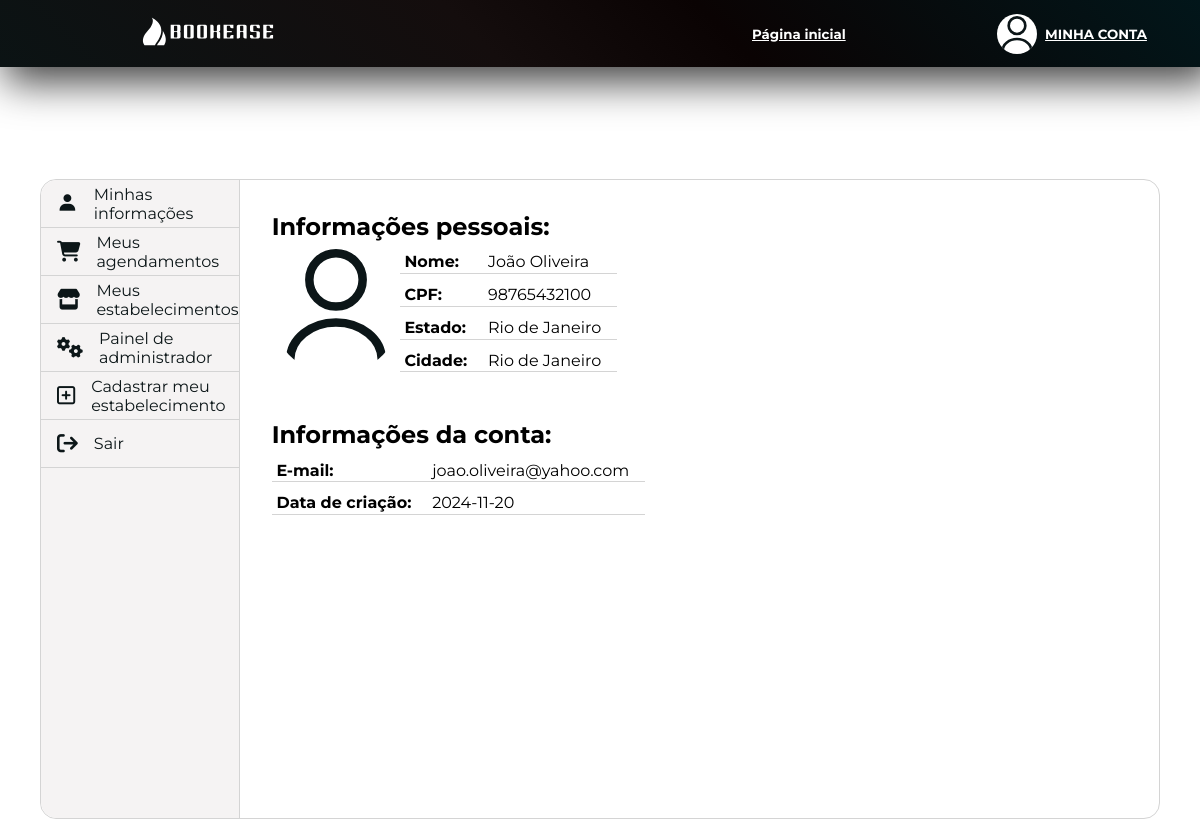
Page /view/myaccount.php (signed in) on the committed database.
### tables this page shows
CREATE TABLE users(
	id int auto_increment,
    cpf VARCHAR(11) UNIQUE,
    name VARCHAR(100),
    email VARCHAR(100) UNIQUE,
    phone VARCHAR(11) UNIQUE,
    state VARCHAR(80),
    city VARCHAR(80),
    password VARCHAR(100),
    user_type enum('user','admin','manager'),
    creation_date DATE,
    PRIMARY KEY(id)
);

### model/database_connect.php (called while the page is built, shortened)
<?php
class connect_database {
    protected $mysqli;
    protected $host = '127.0.0.1';
    protected $user = 'root';
    protected $password = '12345';
    protected $database = 'bookease';
    public function connect() {
        $this->mysqli = new mysqli($this->host, $this->user, $this->password, $this->database);
        $this->mysqli->set_charset('utf8');
    }
    public function consult($query) {
        try {
            if ($result = $this->mysqli->query($query)){
                $result = mysqli_fetch_assoc($result);
                return $result;
            }
            else {
                $this->rows_affected = 0;
                return null;
            }
        }
        catch (Exception $exc) {
            $this->disconnect();
        }
    }
}

### view/myaccount.php (the view, shortened to what this page needs)
<!DOCTYPE html>
<html lang="en">
<head>
    <link rel="stylesheet" href="/public/css/myaccount.css">
    <link rel="stylesheet" href="/public/css/components/red_button.css">
    <link rel="stylesheet" href="/public/css/components/header.css">
    <link href='https://unpkg.com/boxicons@2.1.4/css/boxicons.min.css' rel='stylesheet'>
</head>
<body>
    <?php
        require_once '../controller/categories_controller.php';
        include_once '../model/database_connect.php';
        $con = new connect_database();
        $con->connect();
        $query = "SELECT * FROM users WHERE email = '$_SESSION[login]';";
        $user = $con->consult($query);
        $establishments = get_my_establishments();
        $reserves = get_my_reserves();
    ?>
    <header>
        <div class="header">
            <div class="logo">
                <a href="/view/index.php">
                    <img src="/public/images/logos_horizontal/logo1_white.svg" alt="" class="logo_image">
                </a>
            </div>
            <div class="header_buttons">
                <div class="header_button">
                    <a href="../view/establishments.php">
                        Página inicial
                    </a>
                </div>
                <div class="account_pages">
                    <a href="/view/myaccount.php">
                        <img class="profile_picture" src="/public/images/profile_picture.svg" alt="">
                    </a>
                    <div>
                        <a href="/view/myaccount.php">
                            <span>MINHA CONTA</span>
                        </a>
                    </div>
                </div>
            </div>
        </div>
    </header>
    <main>
        <div class="main_content">
            <div class="aside_buttons">
                <a href="./myaccount.php" class="aside_button">
                    <i class='bx bxs-user'></i>
                    <span>Minhas informações</span>
                </a>
                <a href="?info=my_reserves" class="aside_button">
                    <i class="fa-solid fa-cart-shopping"></i>
                    <span>Meus agendamentos</span>
                </a>
                <?php
                    if($user['user_type'] != null) {
                        echo '
                            <a href="?info=my_establishments" class="aside_button">
                                <i class="fa-solid fa-store"></i>
                                <span>Meus estabelecimentos</span>
                            </a>
                        ';
                    }
                    if($user['user_type'] != null) {
                        echo '
                            <a href="#" class="aside_button">
                                <i class="fa-solid fa-gears"></i>
                                <span>Painel de administrador</span>
                            </a>
                        ';
                    }
                ?>
                <a href="../view/establishment_register.php" class="aside_button">
                    <i class="fa-regular fa-square-plus"></i>
                    <span>Cadastrar meu estabelecimento</span>
                </a>
                <a href="../controller/logout_controller.php" class="aside_button">
                    <i class="fa-solid fa-arrow-right-from-bracket"></i>
                    <span>Sair</span>
                </a>
            </div>
            <div class="informations">
                <?php
                    if(isset($_REQUEST) && isset($_REQUEST['info'])) {
                        switch ($_REQUEST['info']) {
                            case 'my_establishments':
                                echo '
                                    <div class="establishments">
                                        <h2>Meus estabelecimentos</h2>
                                        <div class="establishments_list">
                                    ';
                                    if(isset($establishments)) {
                                        if($establishments != null) {
                                        foreach($establishments as $e) {
                                            echo '
                                                <div class="establishment">
                                                    <div class="establishment_image">
                                                        <a href="/view/establishment_page.php?id='.$e['id'].'">
                                                            <img src="../controller/uploads/'.$e['cnpj'].'.jpg" alt="" class="image_icon">
                                                        </a>
                                                    </div>
                                                    <div class="establishment_info">
                                                        <h3>
                                                            <a href="/view/establishment_page.php?id='.$e['id'].'">
                                                            '.$e['name'].'
                                                            </a>
                                                        </h3>
                                                        <p>
                                                            <span>Descrição: </span>
                                                            '.$e['description'].'
                                                        </p>
                                                        <p>
                                                            <span>Categoria: </span>
                                                            '.$e['category_name'].'
                                                        </p>
                                                        <p>
                                                            <span>Subcategoria: </span>
                                                            '.$e['subcategory_name'].'
                                                        </p>
                                                        <p>
                                                            <span>Endereço: </span>
                                                            '.$e['address'].'
                                                        </p>
                                                    </div>
                                                    <div class="open_establishment">
                                                        <a href="/view/establishment_page.php?id='.$e['id'].'">
                                                            <i class="fa-solid fa-arrow-up-right-from-square"></i>
                                                        </a>
                                                    </div>
                                                </div>
                                            ';
                                        }
                                    }
                                }
                                else {
                                    echo '
                                        <div class="not_found">
                                            <i class="fa-solid fa-circle-exclamation"></i>
                                            <h1>
                                                Ops!
                                            </h1>
                                            <h2>
                                                Parece que você não<br>
                                                possui nenhum<br>
                                                estabelecimento<br>
                                                Cadastrado!
                                            </h2>
                                        </div>
                                    ';
                                }
                                echo'
                                        </div>
                                    </div>
                                ';
                                break;
                            case 'my_reserves':
                                if(isset($reserves)) {
                                        if($reserves != null) {
                                            foreach($reserves as $r) {
                                                echo '
                                                    <div class="reserve">
                                                    <div class="table">
                                                        <div class="table_row">
                                                            <div class="table_column">
                                                                <span class="table_strong">ID:</span>
                                                                <span class="table_strong">Estabelecimento:</span>
                                                                <span class="table_strong">Serviço:</span>
                                                                <span class="table_strong">Data:</span>
                                                                <span class="table_strong">Horário:</span>
                                                                <span class="table_strong">Status:</span>
                                                            </div>
                                                            <div class="table_column">
                                                                <span>'.$r['id'].'</span>
                                                                <span>'.$r['establishment_name'].'</span>
                                                                <span>'.$r['service_name'].'</span>
                                                                <span>'.$r['service_date'].'</span>
                                                                <span>'.$r['availability_time'].'</span>
                                                                <span class="status_'.$r['reserve_status'].'">'.$r['reserve_status'].'</span>
                                                            </div>
                                                        </div>
                                                    </div>
                                                    ';
                                                if($r['reserve_status'] == 'pending') {
                                                    echo '
                                                        <div class="reserve_buttons">
                                                            <form action="../controller/reserve_controller.php" method="post">
                                                                <div class="red_button reserve_button">
                                                                    <button type="submit" name="establishment_cancellation" value="'.$r['id'].'">
                                                                        <i class="fa-solid fa-ban"></i>
                                                                        Cancelar
                                                                    </button>
                                                                </div>
                                                            </form>
                                                        </div>
                                                    ';
                                                }
                                                echo '
                                                    </div>
                                                ';
                                            }
                                        }
                                    }
                                    else {
                                        echo '
                                            <div class="not_found">
                                                <i class="fa-solid fa-circle-exclamation"></i>
                                                <h1>
                                                    Ops!
                                                </h1>
                                                <h2>
                                                    Parece que<br>
                                                    nenhuma reserva<br>
                                                    foi encontrada!
                                                </h2>
                                            </div>
                                        ';
                                    }
                                break;
                            default:
                                header('Location:./myaccount.php');
                        }
                    }
                    else {
                        echo "
                            <div class='account'>
                                <div class='personal_info'>
                                    <h2>Informações pessoais:</h2>
                                    <div class='table'>
                                        <div class='table_row'>
                                            <img src='../public/images/profile_picture.svg' alt=''>
                                            <div class='table_column'>
                                                <span class='table_strong'>Nome:</span>
                                                <span class='table_strong'>CPF:</span>
                                                <span class='table_strong'>Estado:</span>
                                                <span class='table_strong'>Cidade:</span>
                                            </div>
                                            <div class='table_column'>
                                                <span>$user[name]</span>
                                                <span>$user[cpf]</span>
                                                <span>$user[state]</span>
                                                <span>$user[city]</span>
                                            </div>
                                        </div>
                                    </div>
                                </div>
                                <div class='account_info'>
                                    <h2>Informações da conta:</h2>
                                    <div class='table'>
                                        <div class='table_column'>
                                            <span class='table_strong'>E-mail:</span>
                                            <span class='table_strong'>Data de criação:</span>
                                        </div>
                                        <div class='table_column'>
                                            <span>$user[email]</span>
                                            <span>$user[creation_date]</span>
                                        </div>
                                    </div>
                                </div>
                            </div>
                        ";
                    }
                ?>
            </div>
        </div>
    </main>
</body>
</html>

### rows in the picture
users: name "João Oliveira", cpf "98765432100", state "Rio de Janeiro", city "Rio de Janeiro", email "joao.oliveira@yahoo.com", creation_date "2024-11-20"
